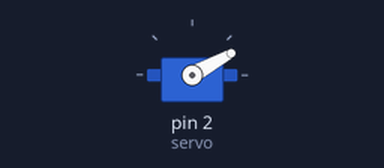
The sketch below on a simulated Arduino Uno, built with avr-gcc and run on an emulated ATmega328P. Parts: servo.

Above: at 0.05 s.
At 0.2 s:
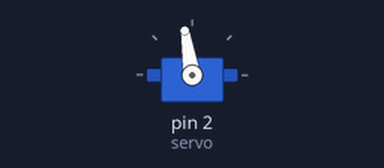
At 0.35 s:
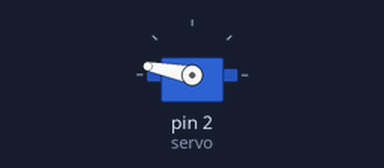
At 0.65 s:
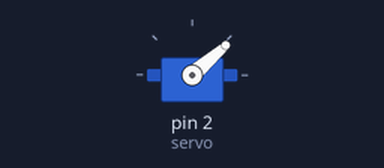
Timing chart, 0 to 3.0 s (numbered marks = the images above):
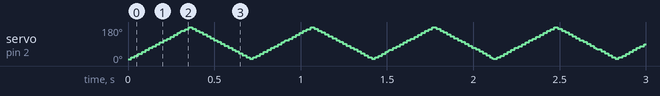

The sketch:

sketch_feb08a.ino
```cpp
#include <Servo.h>

Servo servo;
int angle = 10;

void setup() {
  servo.attach(2);
  servo.write(angle);
}


void loop()
{
  int duration = 2;
 // scan from 0 to 180 degrees
  for(angle = 10; angle < 180; angle++)
  {
    servo.write(angle);
    delay(duration);
  }
  // now scan back from 180 to 0 degrees
  for(angle = 180; angle > 10; angle--)
  {
    servo.write(angle);
    delay(duration);
  }
}
```
